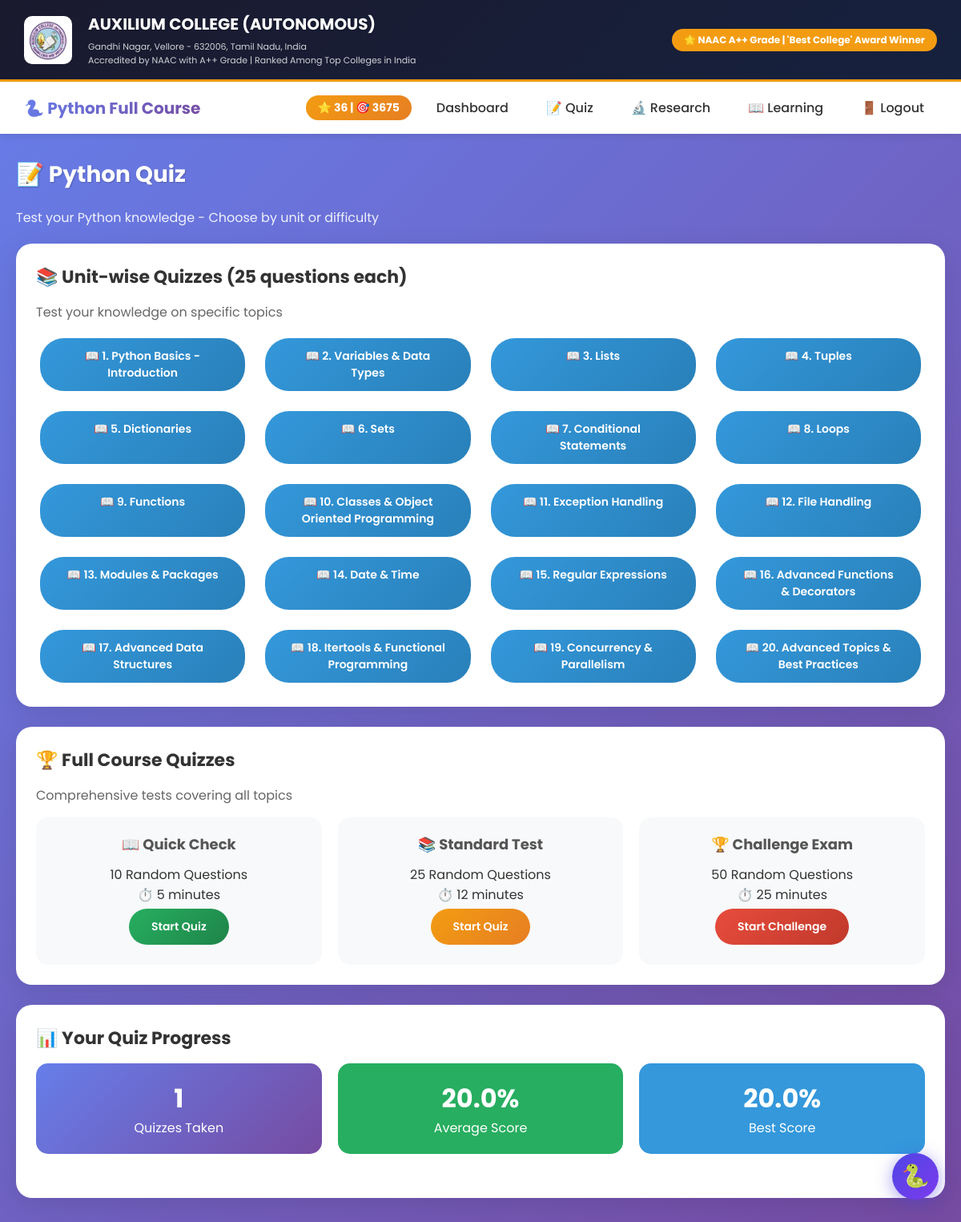
The app's page /quiz (signed in) with its own data.
### backend/models.py (models this page shows, shortened)
class User(db.Model, UserMixin):
    __tablename__ = 'users'
    id = db.Column(db.Integer, primary_key=True)
    username = db.Column(db.String(80), unique=True, nullable=False)
    email = db.Column(db.String(120), unique=True, nullable=False)
    password = db.Column(db.String(200), nullable=False)
    total_points = db.Column(db.Integer, default=0, nullable=False)
    total_studied = db.Column(db.Integer, default=0, nullable=False)
    streak = db.Column(db.Integer, default=0, nullable=False)
    last_study_date = db.Column(db.String(20), default=None)
    unlocked_decks = db.Column(db.Integer, default=999, nullable=False)
    stars = db.Column(db.Integer, default=0, nullable=False)
    created_at = db.Column(db.DateTime, default=datetime.utcnow)

class Deck(db.Model):
    __tablename__ = 'decks'
    id = db.Column(db.Integer, primary_key=True)
    name = db.Column(db.String(200), nullable=False)
    description = db.Column(db.Text, default='')
    user_id = db.Column(db.Integer, db.ForeignKey('users.id'), nullable=False)
    subject = db.Column(db.String(100), default='Python')
    difficulty = db.Column(db.String(20), default='Beginner')
    created_at = db.Column(db.DateTime, default=datetime.utcnow)
    cards = db.relationship('Card', backref='deck', lazy=True, cascade='all, delete-orphan')

class QuizResult(db.Model):
    __tablename__ = 'quiz_results'
    id = db.Column(db.Integer, primary_key=True)
    user_id = db.Column(db.Integer, db.ForeignKey('users.id'), nullable=False)
    deck_id = db.Column(db.Integer, db.ForeignKey('decks.id'), nullable=False)
    score = db.Column(db.Integer, nullable=False, default=0)
    total_questions = db.Column(db.Integer, nullable=False, default=0)
    percentage = db.Column(db.Float, nullable=False, default=0.0)
    time_taken = db.Column(db.Float, default=0.0)
    created_at = db.Column(db.DateTime, default=datetime.utcnow)
    user = db.relationship('User', backref='quiz_results')
    deck = db.relationship('Deck', backref='quiz_results')

### backend/quiz.py (the view)
    @app.route('/quiz')
    @login_required
    def quiz_select():
        quizzes = QuizResult.query.filter_by(user_id=current_user.id).all()
        quizzes_taken = len(quizzes)
        avg_score = round(sum(q.percentage for q in quizzes) / quizzes_taken, 1) if quizzes_taken > 0 else 0
        best_score = max([q.percentage for q in quizzes]) if quizzes_taken > 0 else 0
        user_decks = Deck.query.filter_by(user_id=current_user.id).order_by(Deck.id).all()
        return render_template('quiz_select.html',
                              quizzes_taken=quizzes_taken,
                              avg_score=avg_score,
                              best_score=best_score,
                              user_decks=user_decks)

### backend/app.py (called while the page is built)
@login_manager.user_loader
def load_user(user_id):
    return User.query.get(int(user_id))

### frontend/templates/quiz_select.html
{% extends "base.html" %}
{% block content %}
<h1>📝 Python Quiz</h1>
<p style="color: rgba(255,255,255,0.9); margin-bottom: 20px;">Test your Python knowledge - Choose by unit or difficulty</p>
<div class="card">
    <h2>📚 Unit-wise Quizzes (25 questions each)</h2>
    <p style="color: #666; margin-bottom: 15px;">Test your knowledge on specific topics</p>
    <div style="display: grid; grid-template-columns: repeat(auto-fit, minmax(250px, 1fr)); gap: 15px;">
        {% for deck in user_decks %}
        <a href="{{ url_for('quiz_start_deck', deck_id=deck.id) }}" class="btn btn-info" style="text-align: center; text-decoration: none;">
            📖 {{ deck.name }}
        </a>
        {% endfor %}
    </div>
</div>
<div class="card">
    <h2>🏆 Full Course Quizzes</h2>
    <p style="color: #666; margin-bottom: 15px;">Comprehensive tests covering all topics</p>
    <div style="display: grid; grid-template-columns: repeat(auto-fit, minmax(250px, 1fr)); gap: 20px;">
        <div style="text-align: center; padding: 20px; background: #f8f9fa; border-radius: 15px;">
            <h3>📖 Quick Check</h3>
            <p>10 Random Questions</p>
            <p>⏱️ 5 minutes</p>
            <a href="{{ url_for('quiz_start_all', num=10) }}" class="btn btn-success">Start Quiz</a>
        </div>
        <div style="text-align: center; padding: 20px; background: #f8f9fa; border-radius: 15px;">
            <h3>📚 Standard Test</h3>
            <p>25 Random Questions</p>
            <p>⏱️ 12 minutes</p>
            <a href="{{ url_for('quiz_start_all', num=25) }}" class="btn btn-warning">Start Quiz</a>
        </div>
        <div style="text-align: center; padding: 20px; background: #f8f9fa; border-radius: 15px;">
            <h3>🏆 Challenge Exam</h3>
            <p>50 Random Questions</p>
            <p>⏱️ 25 minutes</p>
            <a href="{{ url_for('quiz_start_all', num=50) }}" class="btn btn-danger">Start Challenge</a>
        </div>
    </div>
</div>
<div class="card">
    <h2>📊 Your Quiz Progress</h2>
    <div class="stats-grid">
        <div class="stat-card">
            <div class="stat-number">{{ quizzes_taken }}</div>
            <div>Quizzes Taken</div>
        </div>
        <div class="stat-card" style="background: #27ae60;">
            <div class="stat-number">{{ avg_score }}%</div>
            <div>Average Score</div>
        </div>
        <div class="stat-card" style="background: #3498db;">
            <div class="stat-number">{{ best_score }}%</div>
            <div>Best Score</div>
        </div>
    </div>
</div>
{% endblock %}

### frontend/templates/base.html (shortened to what this page needs)
<!DOCTYPE html>
<html lang="en">
<head>
</head>
<body>
    <div class="college-header">
        <div class="college-info">
            <div class="college-logo">
                <img src="{{ url_for('static', filename='auxlogo.jpg') }}" alt="Auxilium Logo" onerror="this.innerHTML='📚'">
            </div>
            <div class="college-text">
                <h1>AUXILIUM COLLEGE (AUTONOMOUS)</h1>
                <p>Gandhi Nagar, Vellore - 632006, Tamil Nadu, India</p>
                <p>Accredited by NAAC with A++ Grade | Ranked Among Top Colleges in India</p>
            </div>
        </div>
        <div class="college-badge">🌟 NAAC A++ Grade | 'Best College' Award Winner</div>
    </div>
    <nav class="navbar">
        <div class="navbar-brand">🐍 Python Full Course</div>
        <div class="nav-links">
            {% if current_user.is_authenticated %}
                <span class="points-badge">
                    ⭐ {{ current_user.stars or 0 }} | 🎯 {{ current_user.total_points or 0 }}
                </span>
                <a href="{{ url_for('dashboard') }}">Dashboard</a>
                <a href="{{ url_for('quiz_select') }}">📝 Quiz</a>
                <a href="{{ url_for('research') }}">🔬 Research</a>
                <a href="{{ url_for('learning_material') }}">📖 Learning</a>
                <a href="{{ url_for('logout') }}">🚪 Logout</a>
            {% else %}
                <a href="{{ url_for('login') }}">🔑 Login</a>
                <a href="{{ url_for('register') }}">📝 Register</a>
            {% endif %}
        </div>
    </nav>
    <div class="container">
        {% block content %}{% endblock %}
    </div>
    {% if current_user.is_authenticated %}
    <div id="chat-btn" onclick="toggleChat()" title="Python Tutor Chatbot">🐍</div>
    {% endif %}
</body>
</html>

### frontend/templates/base.html (style rules this page uses)
* { margin: 0; padding: 0; box-sizing: border-box; }
body { font-family: 'Poppins', 'Segoe UI', Tahoma, Geneva, Verdana, sans-serif; background: linear-gradient(135deg, #667eea 0%, #764ba2 100%); min-height: 100vh; color: #333; }
.college-header { background: linear-gradient(135deg, #1a1a2e, #16213e); color: white; padding: 15px 30px; display: flex; justify-content: space-between; align-items: center; flex-wrap: wrap; gap: 15px; border-bottom: 3px solid #f39c12; }
.college-info { display: flex; align-items: center; gap: 20px; flex-wrap: wrap; }
.college-logo { width: 60px; height: 60px; background: white; border-radius: 10px; display: flex; align-items: center; justify-content: center; font-size: 30px; color: #1a1a2e; font-weight: bold; }
.college-logo img { width: 50px; height: 50px; object-fit: contain; }
.college-text h1 { font-size: 20px; margin-bottom: 5px; }
.college-text p { font-size: 11px; opacity: 0.8; }
.college-badge { background: #f39c12; padding: 5px 15px; border-radius: 25px; font-size: 12px; font-weight: bold; }
.navbar { background: white; padding: 12px 30px; display: flex; justify-content: space-between; align-items: center; flex-wrap: wrap; gap: 15px; box-shadow: 0 2px 10px rgba(0,0,0,0.1); }
.navbar-brand { font-size: 20px; font-weight: 700; background: linear-gradient(135deg, #667eea, #764ba2); -webkit-background-clip: text; -webkit-text-fill-color: transparent; }
.nav-links { display: flex; gap: 15px; align-items: center; flex-wrap: wrap; }
.nav-links a { text-decoration: none; color: #333; font-weight: 500; transition: all 0.3s; padding: 8px 16px; border-radius: 25px; }
.points-badge { background: linear-gradient(135deg, #f39c12, #e67e22); padding: 5px 15px; border-radius: 25px; color: white; font-weight: bold; font-size: 14px; display: inline-flex; align-items: center; gap: 8px; }
.container { max-width: 1200px; margin: 30px auto; padding: 0 20px; }
.card { background: white; border-radius: 20px; padding: 25px; margin-bottom: 25px; box-shadow: 0 8px 32px rgba(0,0,0,0.1); transition: transform 0.3s ease; }
.btn { display: inline-block; padding: 12px 28px; background: linear-gradient(135deg, #667eea, #764ba2); color: white; text-decoration: none; border-radius: 30px; border: none; cursor: pointer; font-weight: 600; transition: all 0.3s; margin: 5px; font-size: 14px; }
.btn-danger { background: linear-gradient(135deg, #e74c3c, #c0392b); }
.btn-success { background: linear-gradient(135deg, #27ae60, #1e8449); }
.btn-warning { background: linear-gradient(135deg, #f39c12, #e67e22); }
.btn-info { background: linear-gradient(135deg, #3498db, #2980b9); }
.stat-card { background: linear-gradient(135deg, #667eea, #764ba2); color: white; padding: 20px; border-radius: 15px; text-align: center; transition: all 0.3s; }
.stat-number { font-size: 32px; font-weight: 700; }
.stats-grid { display: grid; grid-template-columns: repeat(auto-fit, minmax(200px, 1fr)); gap: 20px; margin-bottom: 30px; }
h1 { font-size: 28px; margin-bottom: 20px; color: white; text-shadow: 1px 1px 2px rgba(0,0,0,0.2); }
h2 { font-size: 22px; margin-bottom: 15px; color: #333; }
h3 { font-size: 18px; margin-bottom: 12px; color: #555; }
#chat-btn { position: fixed; bottom: 28px; right: 28px; width: 58px; height: 58px; border-radius: 50%; background: linear-gradient(135deg, #4f46e5, #7c3aed); color: white; font-size: 28px; display: flex; align-items: center; justify-content: center; cursor: pointer; box-shadow: 0 4px 20px rgba(79,70,229,0.5); z-index: 9999; transition: transform 0.2s, box-shadow 0.2s; }

### records on screen
User: stars "36", total_points "3675"
Deck: name "1. Python Basics - Introduction"
Deck: name "2. Variables & Data Types"
Deck: name "3. Lists"
Deck: name "4. Tuples"
Deck: name "5. Dictionaries"
Deck: name "6. Sets"
Deck: name "7. Conditional Statements"
Deck: name "8. Loops"
Deck: name "9. Functions"
Deck: name "10. Classes & Object Oriented Programming"
Deck: name "11. Exception Handling"
Deck: name "12. File Handling"
Deck: name "13. Modules & Packages"
Deck: name "14. Date & Time"
Deck: name "15. Regular Expressions"
Deck: name "16. Advanced Functions & Decorators"
Deck: name "17. Advanced Data Structures"
Deck: name "18. Itertools & Functional Programming"
Deck: name "19. Concurrency & Parallelism"
Deck: name "20. Advanced Topics & Best Practices"
QuizResult: percentage "20.0"

### other values on screen
{{ quizzes_taken }} "1"
{{ avg_score }} "20.0"
